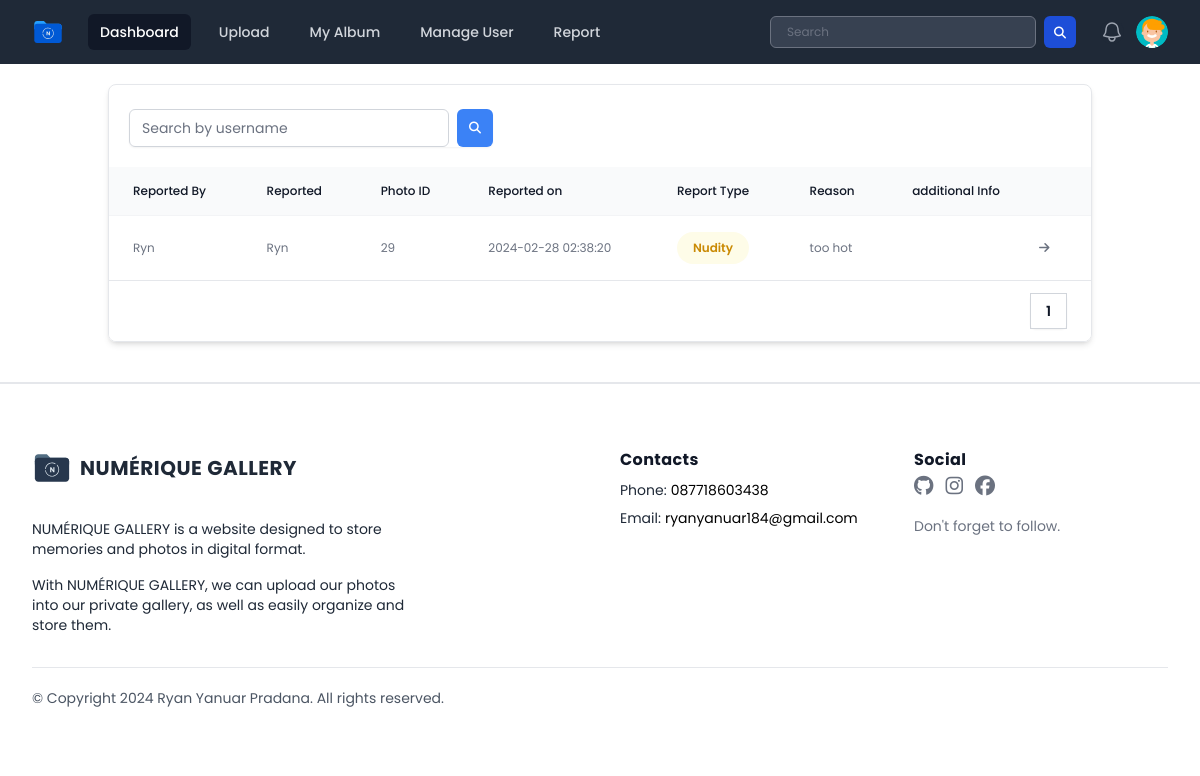
/public/page/admin/report/search.php (signed in), run on an earlier commit of the app's database.
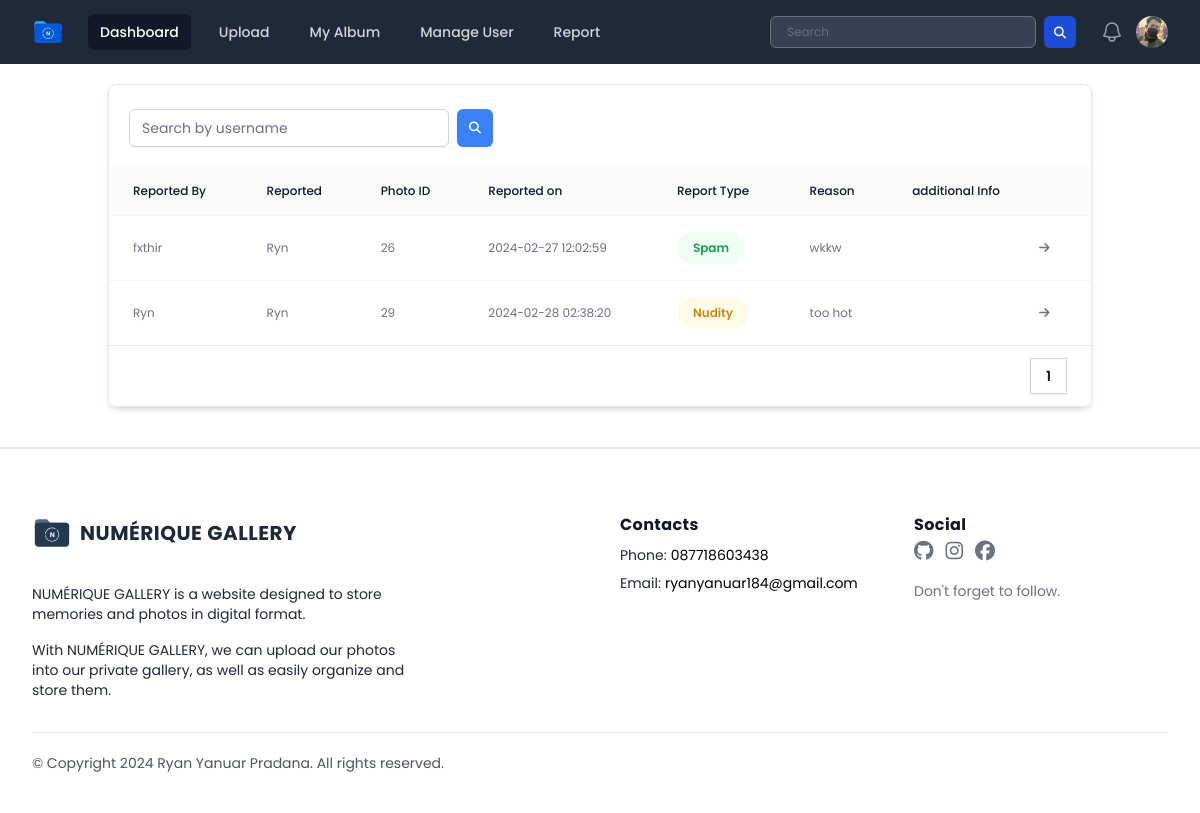
And on a later commit of the database.
### tables this page shows
CREATE TABLE `users` (
  `userID` int(11) NOT NULL,
  `name` varchar(255) DEFAULT NULL,
  `username` varchar(50) NOT NULL,
  `password` varchar(255) NOT NULL,
  `email` varchar(100) NOT NULL,
  `access_level` varchar(50) DEFAULT 'user',
  `last_login` datetime DEFAULT NULL,
  `createdAt` timestamp NOT NULL DEFAULT current_timestamp(),
  `profile_photo` varchar(255) DEFAULT 'default_profile.svg'
);

CREATE TABLE `reports` (
  `reportID` int(11) NOT NULL,
  `reportType` varchar(50) NOT NULL,
  `photoID` int(11) DEFAULT NULL,
  `reason` varchar(255) NOT NULL,
  `additionalInfo` text DEFAULT NULL,
  `reportedBy` int(11) NOT NULL,
  `reportedUser` int(11) NOT NULL,
  `reportedAt` timestamp NOT NULL DEFAULT current_timestamp()
);

### public/page/admin/report/search.php (the view, shortened to what the changed rows need)
<?php
include '../../../../database/koneksi.php';
$username = $_SESSION["username"];
$query = "SELECT * FROM users WHERE username = '$username'";
$result = mysqli_query($conn, $query);
if ($result && mysqli_num_rows($result) > 0) {
    $row = mysqli_fetch_assoc($result);
    $profile = $row['profile_photo'];
    $username = $row['username'];
} else {
    echo "Error: " . mysqli_error($conn);
}
$queryTotalRows = "SELECT COUNT(*) as total FROM reports";
$resultTotalRows = mysqli_query($conn, $queryTotalRows);
$totalRows = mysqli_fetch_assoc($resultTotalRows)['total'];
$rowsPerPage = 5;
$totalPages = ceil($totalRows / $rowsPerPage);
$current_page = isset($_GET['page']) ? $_GET['page'] : 1;
$offset = ($current_page - 1) * $rowsPerPage;
?>
<!DOCTYPE html>
<html lang="en">
<head>
    <link rel="stylesheet" href="../../../css/output.css">
    <link rel="stylesheet" href="../../../css/style.css">
    <link rel="stylesheet" href="../../../css/all.min.css">
    <link rel="stylesheet" href="../../../css/fontawesome.min.css">
</head>
<body class="h-screen overflow-x-hidden font-poppins">
    <div x-data="{ open: false, profileMenuOpen: false }">
        <nav class="bg-gray-800">
            <div class="mx-auto max-w-7xl px-2 sm:px-6 lg:px-8">
                <div class="relative flex h-16 items-center justify-between">
                    <div class="flex items-center">
                        <div class="absolute inset-y-0 right-0 flex items-center pr-2 sm:static sm:inset-auto sm:ml-6 sm:pr-0">
                            <div class="relative ml-3">
                                <div>
                                    <button @click="profileMenuOpen = !profileMenuOpen" type="button" class="relative flex rounded-full bg-gray-800 text-sm focus:outline-none focus:ring-2 focus:ring-white focus:ring-offset-2 focus:ring-offset-gray-800" id="user-menu-button" aria-expanded="false" aria-haspopup="true">
                                        <span class="absolute -inset-1.5"></span>
                                        <img class="h-8 w-8 rounded-full" src="../../../../database/uploads/<?= $profile ?>" alt="<?= $username ?> profile photo">
                                    </button>
                                </div>
                            </div>
                        </div>
                    </div>
                </div>
            </div>
        </nav>
    </div>
    <div class="container mx-auto ">
        <div class="overflow-hidden rounded-lg border border-gray-200 shadow-md m-5">
            <table class="w-full border-collapse bg-white text-left text-xs text-gray-500">
                <thead class="bg-gray-50">
                    <tr>
                        <th scope="col" class="px-6 py-4 font-medium text-gray-900">Reported By</th>
                        <th scope="col" class="px-6 py-4 font-medium text-gray-900">Reported</th>
                        <th scope="col" class="px-6 py-4 font-medium text-gray-900">Photo ID</th>
                        <th scope="col" class="px-6 py-4 font-medium text-gray-900">Reported on</th>
                        <th scope="col" class="px-6 py-4 font-medium text-gray-900">Report Type</th>
                        <th scope="col" class="px-6 py-4 font-medium text-gray-900">Reason</th>
                        <th scope="col" class="px-6 py-4 font-medium text-gray-900">additional Info</th>
                        <th scope="col" class="px-6 py-4 font-medium text-gray-900"></th>
                    </tr>
                </thead>
                <tbody class="divide-y divide-gray-100 border-t border-gray-100">
                    <?php
                    $searchKeyword = isset($_GET['search']) ? $_GET['search'] : '';
                    $queryReport = "SELECT reports.reportType, reports.photoID, reports.reason, reports.additionalInfo, users.username AS reportedBy,
                reported_users.username AS reportedUser, reports.reportedAt
                FROM reports
                INNER JOIN users ON reports.reportedBy = users.userID
                INNER JOIN users AS reported_users ON reports.reportedUser = reported_users.userID
                WHERE users.username LIKE '%$searchKeyword%'
                LIMIT $rowsPerPage OFFSET $offset ";
                    $resultReport = mysqli_query($conn, $queryReport);
                    if ($resultReport && mysqli_num_rows($resultReport) > 0) {
                        while ($row = mysqli_fetch_assoc($resultReport)) {
                    ?>
                            <tr class="hover:bg-gray-50">
                                <td class="px-6 py-4">
                                    <?= $row['reportedBy'] ?>
                                </td>
                                <td class="px-6 py-4">
                                    <?= $row['reportedUser'] ?>
                                </td>
                                <td class="px-6 py-4">
                                    <?= $row['photoID'] ?>
                                </td>
                                <td class="px-6 py-4">
                                    <?= $row['reportedAt'] ?>
                                </td>
                                <td class="px-6 py-4">
                                    <?php if ($row['reportType'] === 'spam') : ?>
                                        <span class="inline-flex items-center gap-1 rounded-full bg-green-50 px-4 py-2 text-xs font-semibold text-green-600">
                                            Spam
                                        </span>
                                    <?php elseif ($row['reportType'] === 'nudity') : ?>
                                        <span class="inline-flex items-center gap-1 rounded-full bg-yellow-50 px-4 py-2 text-xs font-semibold text-yellow-600">
                                            Nudity
                                        </span>
                                    <?php elseif ($row['reportType'] === "violence") : ?>
                                        <span class="inline-flex items-center gap-1 rounded-full bg-orange-50 px-4 py-2 text-xs font-semibold text-orange-600">
                                            Violence
                                        </span>
                                    <?php elseif ($row['reportType'] === "terrorism") : ?>
                                        <span class="inline-flex items-center gap-1 rounded-full bg-red-50 px-4 py-2 text-xs font-semibold text-red-600">
                                            Terrorism
                                        </span>
                                    <?php elseif ($row['reportType'] === "hate_speech") : ?>
                                        <span class="inline-flex items-center gap-1 rounded-full bg-purple-50 px-4 py-2 text-xs font-semibold text-purple-600">
                                            Hate Speech
                                        </span>
                                    <?php elseif ($row['reportType'] === "sexual_harrasment") : ?>
                                        <span class="inline-flex items-center gap-1 rounded-full bg-blue-50 px-4 py-2 text-xs font-semibold text-blue-600">
                                            Sexual Harassment
                                        </span>
                                    <?php endif; ?>
                                </td>
                                <td class="px-6 py-4">
                                    <?= $row['reason'] ?>
                                </td>
                                <td class="px-6 py-4">
                                </td>
                                <td>
                                    <a href="../../user/post.php?photoID=<?= $row['photoID'] ?>" class="hover:text-blue-600 ease-in-out"><i class="fa-solid fa-arrow-right font-normal"></i></a>
                                </td>
                            </tr>
                        <?php
                        }
                    } else {
                        ?>
                        <tr>
                            <td colspan="7" class="text-center py-4">No reports found.</td>
                        </tr>
                    <?php
                    }
                    ?>
                </tbody>
            </table>
            <div class="flex items-center justify-between border-t border-gray-200 bg-white px-4 py-3 sm:px-6">
                <div class="hidden sm:flex sm:flex-1 sm:items-center sm:justify-between">
                    <div>
                        <nav class="isolate inline-flex -space-x-px rounded-md shadow-sm" aria-label="Pagination">
                            <?php for ($i = 1; $i <= $totalPages; $i++) : ?>
                                <a href="?page=<?= $i ?>" class="relative inline-flex items-center px-4 py-2 text-sm font-semibold text-gray-900 ring-1 ring-inset ring-gray-300 hover:bg-gray-50 focus:z-20 focus:outline-offset-0">
                                    <?= $i ?>
                                </a>
                            <?php endfor; ?>
                        </nav>
                    </div>
                </div>
            </div>
        </div>
    </div>
</body>
</html>

What changed in the data, as far as the page shows it:
changed users: profile_photo: picture added in place of a placeholder
now on this page (row unchanged): reports: reportedBy.username "fxthir", reportedUser.username "Ryn", photoID "26", reportedAt "2024-02-27 12:02:59", reportType "Spam", reason "wkkw"
